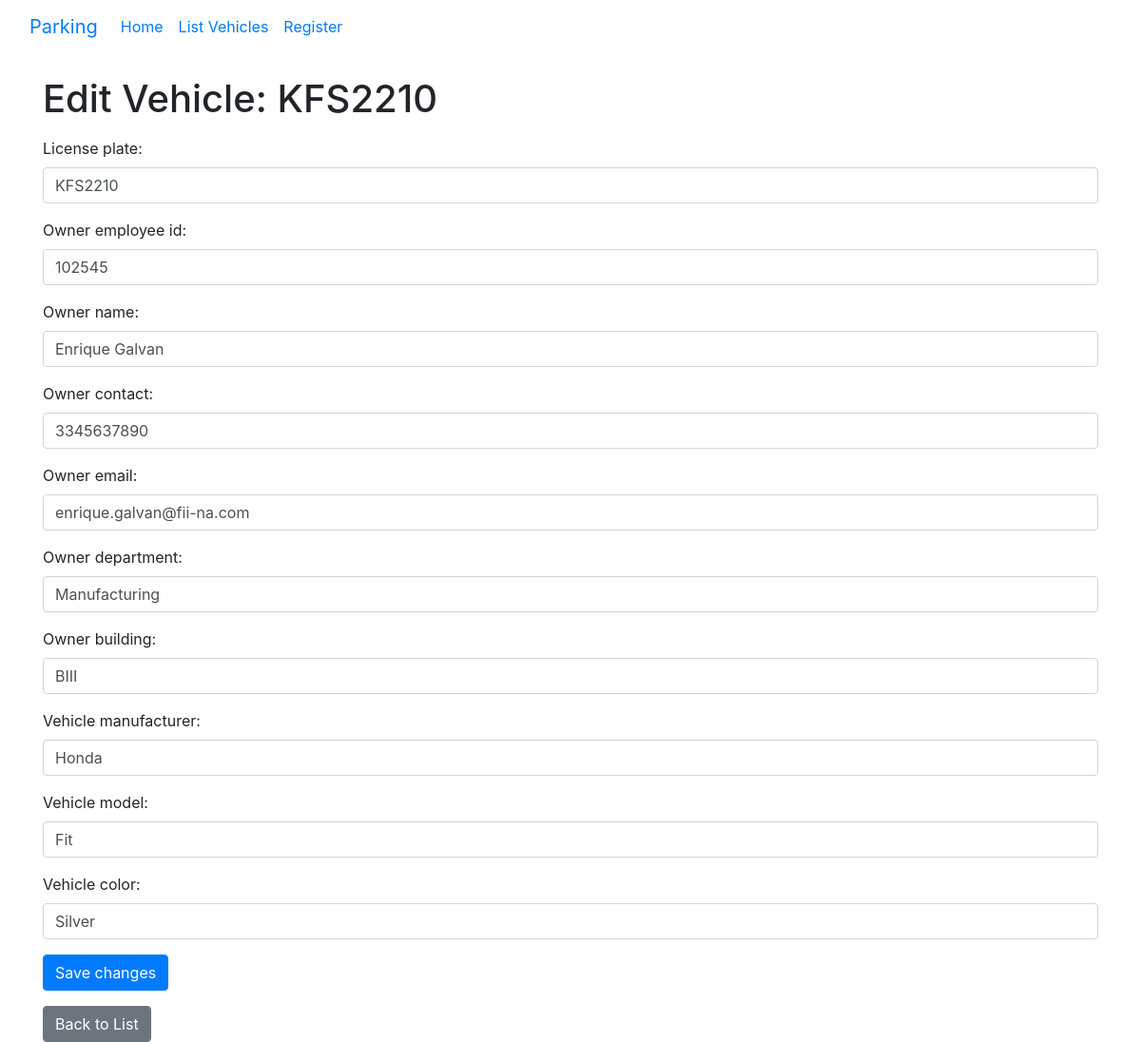
Screenshot of /edit/29/ with the database file from the repository.
### vehicles/models.py (models this page shows, shortened)
class Vehicle(models.Model):
    LICENSE_PLATE_MAX_LENGTH = 15
    EMPLOYEE_ID_MAX_LENGTH = 6
    license_plate = models.CharField(
        max_length=LICENSE_PLATE_MAX_LENGTH, unique=True)
    owner_employee_id = models.CharField(
        max_length=EMPLOYEE_ID_MAX_LENGTH, default="")
    owner_name = models.CharField(max_length=100)
    owner_contact = models.CharField(max_length=15)
    owner_email = models.EmailField(max_length=254)
    owner_department = models.CharField(max_length=254, default="")
    owner_building = models.CharField(max_length=254, default="")
    vehicle_manufacturer = models.CharField(max_length=100, default="")
    vehicle_model = models.CharField(max_length=100)
    vehicle_color = models.CharField(max_length=100)

### vehicles/views.py (the view)
# urls.py: path('edit/<int:pk>/', views.edit_vehicle, name='edit_vehicle'),
def edit_vehicle(request, pk):
    vehicle = get_object_or_404(Vehicle, pk=pk)
    if request.method == 'POST':
        form = VehicleForm(request.POST, instance=vehicle)
        if form.is_valid():
            form.save()
            return redirect('vehicles:list_vehicles')
    else:
        form = VehicleForm(instance=vehicle)
    return render(request, 'vehicles/edit_vehicle.html', {'form': form, 'vehicle': vehicle})

### vehicles/forms.py (shortened to what this page needs)
class VehicleForm(forms.ModelForm):
    class Meta:
        model = Vehicle
        fields = ['license_plate', 'owner_employee_id', 'owner_name',
                  'owner_contact', 'owner_email', 'owner_department', 'owner_building',
                  'vehicle_manufacturer', 'vehicle_model',
                  'vehicle_color']
        widgets = {
            'license_plate': forms.TextInput(attrs={'class': 'form-control'}),
            'owner_employee_id': forms.TextInput(attrs={'class': 'form-control'}),
            'owner_name': forms.TextInput(attrs={'class': 'form-control'}),
            'owner_contact': forms.TextInput(attrs={'class': 'form-control'}),
            'owner_email': forms.EmailInput(attrs={'class': 'form-control'}),
            'owner_department': forms.TextInput(attrs={'class': 'form-control'}),
            'owner_building': forms.TextInput(attrs={'class': 'form-control'}),
            'vehicle_manufacturer': forms.TextInput(attrs={'class': 'form-control'}),
            'vehicle_model': forms.TextInput(attrs={'class': 'form-control'}),
            'vehicle_color': forms.TextInput(attrs={'class': 'form-control'}),
        }

### vehicles/templates/vehicles/edit_vehicle.html (shortened to what this page needs)
{% extends 'vehicles/base.html' %}
{% block content %}
    <h1 class="mt-4">Edit Vehicle: {{ vehicle.license_plate }}</h1>
    <form method="post" class="mt-3">
        {{ form.as_p }}
        <button type="submit" class="btn btn-primary">Save changes</button>
    </form>
    <a href="{% url 'vehicles:list_vehicles' %}" class="btn btn-secondary mt-3">Back to List</a>
{% endblock %}

### rows the page displays
Vehicle: license_plate "KFS2210", owner_employee_id "102545", owner_name "Enrique Galvan", owner_contact "3345637890", owner_email "enrique.galvan@fii-na.com", owner_department "Manufacturing", owner_building "BIII", vehicle_manufacturer "Honda", vehicle_model "Fit", vehicle_color "Silver"
